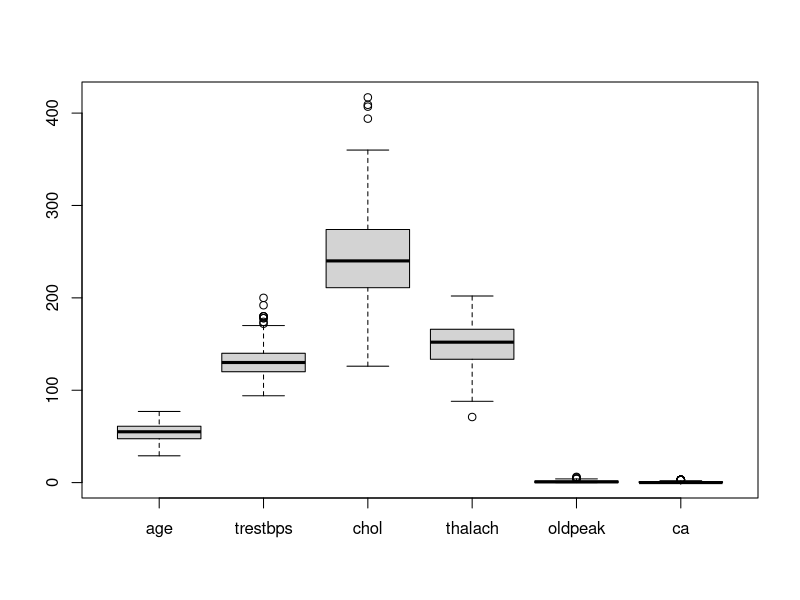
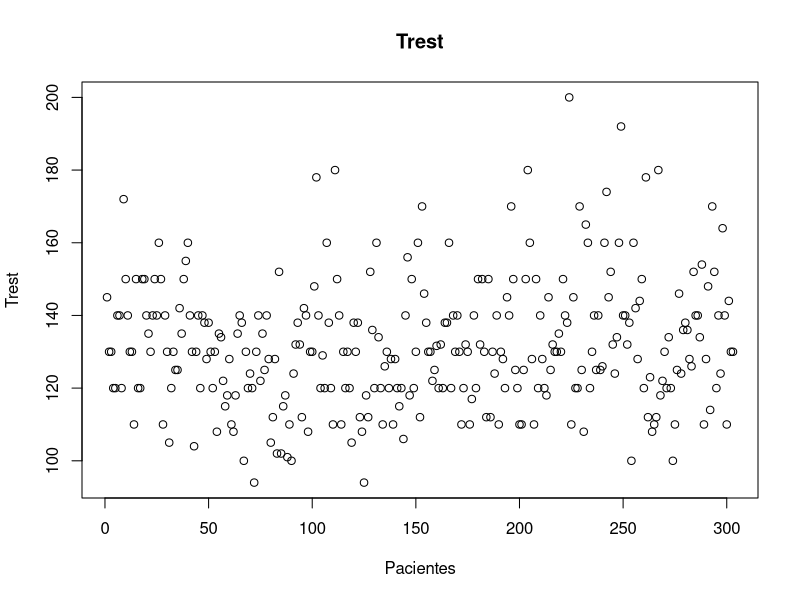
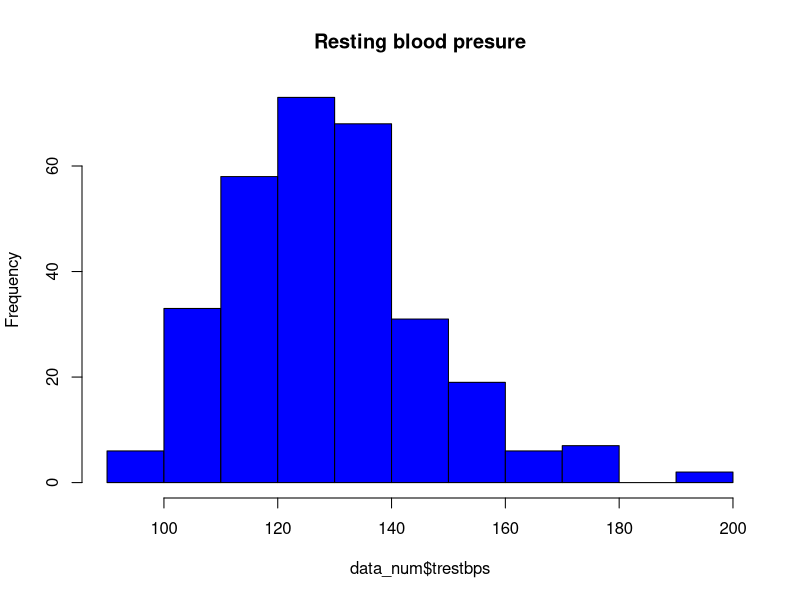
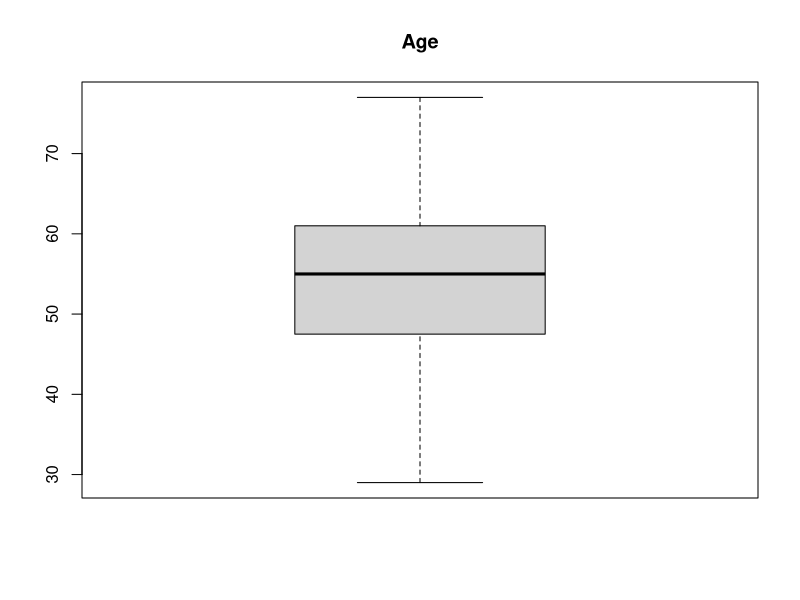
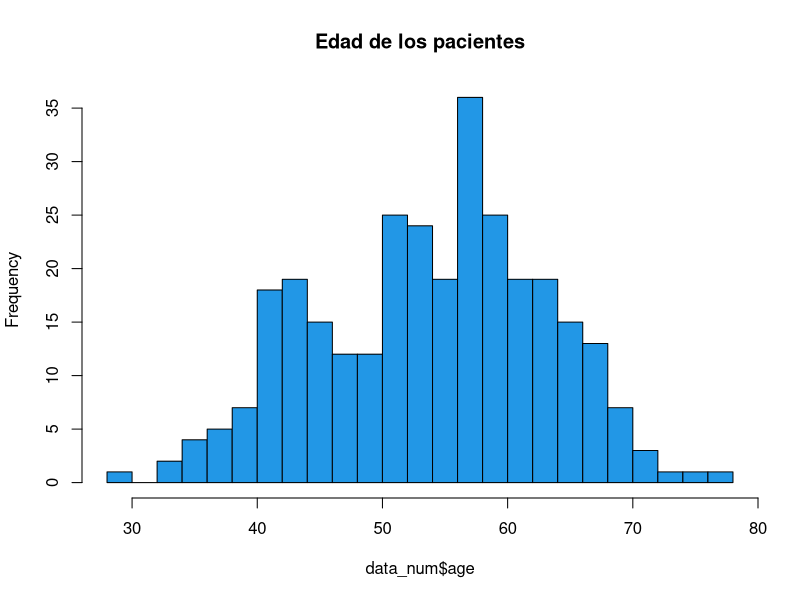
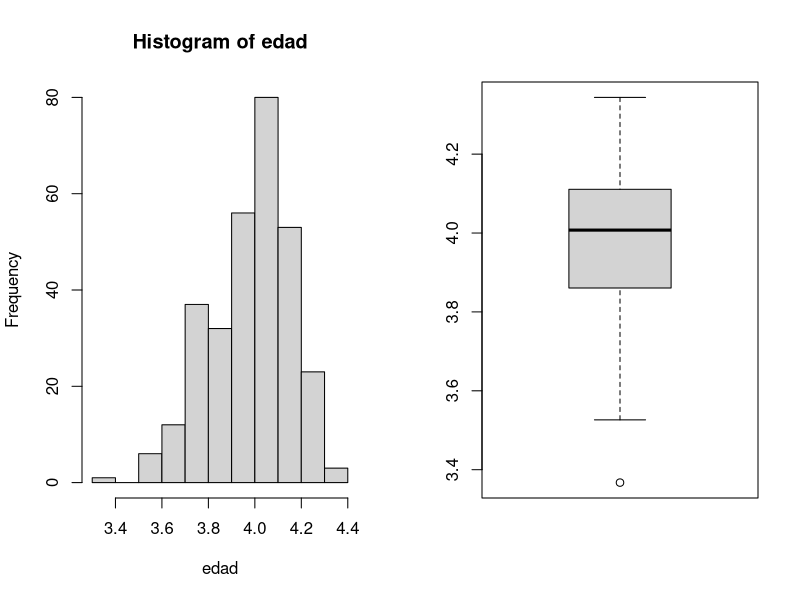

These charts were generated, in order, by the following R code:
## ---- chunk 1
knitr::opts_chunk$set(echo = TRUE)
## ---- chunk 2
library(tidyverse)
data <- read.csv2('heart_mod.csv',sep='p', dec = ',')
summary(data)
which(data$age>100)
data$age[c(158,243,296)] <- data$age[c(158,243,296)]/10
## ---- chunk 3
sapply(data,class)
data$sex <- as.factor(data$sex)
levels(data$sex) <- c('Female','Male')
table(data$sex)

data$cp <- as.factor(data$cp)
levels(data$cp) <- c('Asymptomatic','Atypical angina','No angina','Typical angina')

data$fbs <- as.factor(data$fbs)
levels(data$fbs) <- c('No','Yes')

data$restecg <- as.factor(data$restecg)
levels(data$restecg) <- c('Hypertrophy','Normal','Abnormalities')

data$exang <- as.factor(data$exang)
levels(data$exang) <- c('No','Yes')

data$slope <- as.factor(data$slope)
levels(data$slope) <- c('Descending','Flat','Ascending')

data$thal <- as.factor(data$thal)
levels(data$thal) <- c('Fixed defect','Normal flow','Reversible defect')

#data$target <- as.factor(data$target)
#levels(data$target) <- c('Yes','No')

data$target <- as.character(data$target)
data$target[which(data$target == 11)] <- 1
data$target[which(data$target == 'O')] <- 0

data$target <- as.factor(data$target)
levels(data$target) <- c('Yes','No')
## ---- chunk 4
#data[,-which(x=X)]
data <- data[,-1]

type_class <- sapply(data,class)
#data$oldpeak <- gsub(','',''.', data$oldpeak)

data_num <- data[,type_class %in% c('integer','numeric')]
data_fac <- data[,type_class %in% c('factor')]

## ---- chunk 5
summary(data_num)

data_num$chol[data_num$chol == 5] <- NA
data_num$trestbps[data_num$trestbps == 1540] <- 154

mean_trestbps <- mean(data_num$trestbps, na.rm = TRUE)
data_num$trestbps[is.na(data_num$trestbps)] <- mean_trestbps

mean_thalach <- mean(data_num$thalach, na.rm = TRUE)
data_num$thalach[is.na(data_num$thalach)] <- mean_thalach

mean_ca <- mean(data_num$ca, na.rm = TRUE)
data_num$ca[is.na(data_num$ca)] <- mean_ca

## ---- chunk 6
boxplot(data_num)

plot(data_num$trestbps, main = 'Trest', xlab = 'Pacientes', ylab = 'Trest')
hist(data_num$trestbps, col = 'blue', main = 'Resting blood presure')
boxplot(data_num$age, main = 'Age')
hist(data_num$age, col = 4, main = 'Edad de los pacientes',breaks = 20)

shapiro.test(data$age) #no es normal así que transformacion logarítmica
edad <- log(data$age)

par(mfrow = c(1,2))
hist(edad)
boxplot(edad)
